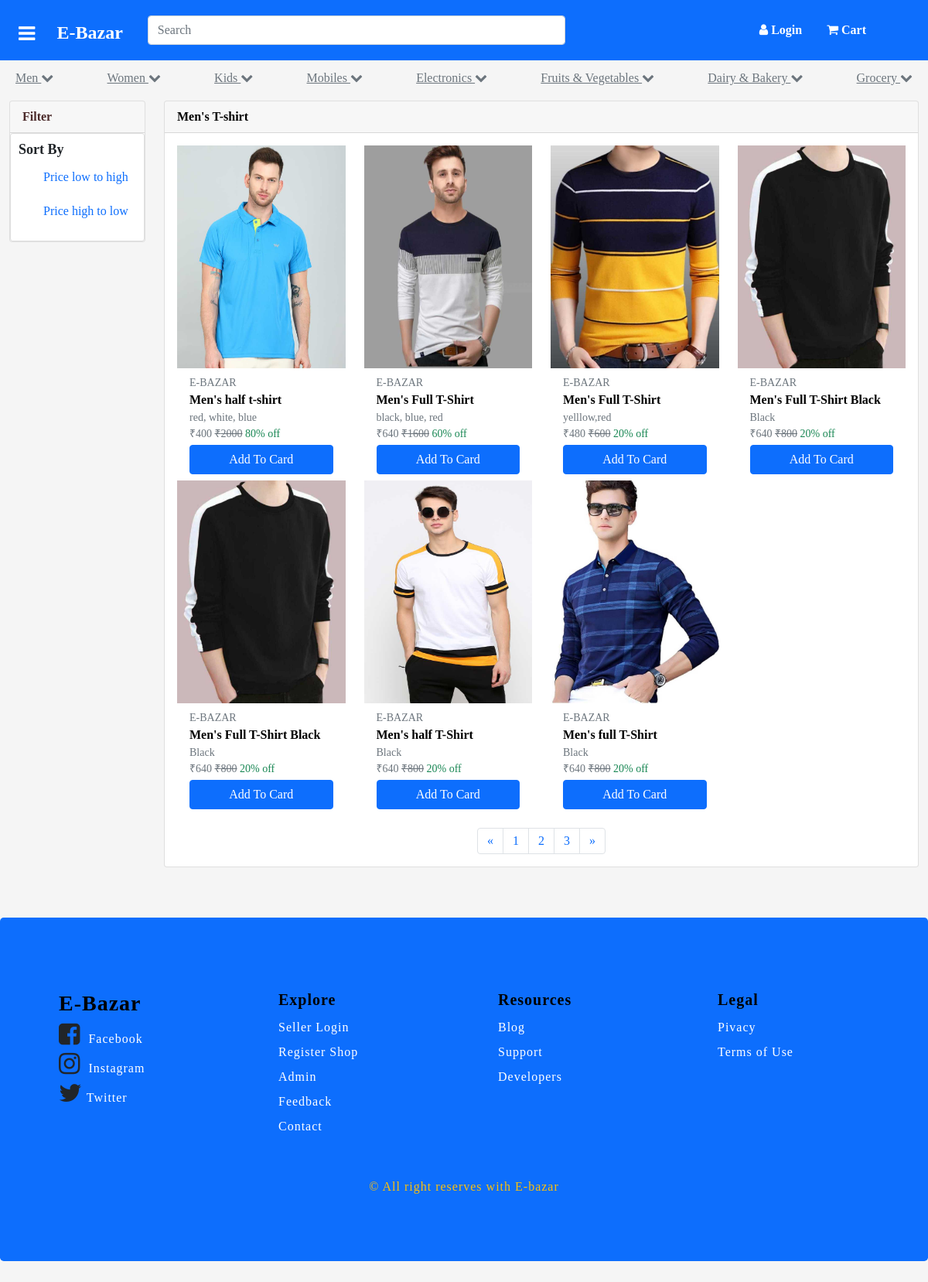
/templates/views/products_page.php?product_key=man, run on the app's committed database.
### tables this page shows
CREATE TABLE `products` (
  `product_id` int(250) NOT NULL,
  `product_cat` varchar(250) NOT NULL,
  `product_subcat` varchar(250) NOT NULL,
  `product_name` varchar(250) NOT NULL,
  `product_details` text NOT NULL,
  `product_images` varchar(250) NOT NULL,
  `product_color` varchar(250) NOT NULL,
  `product_size` varchar(250) NOT NULL,
  `product_price` int(250) NOT NULL,
  `product_discount` int(250) NOT NULL,
  `seller_id` int(250) NOT NULL
);

### templates/views/products_page.php (the view, shortened to what this page needs)
<?php include "../../src/db_con.php" ?>
<?php include "../includes/header.php" ?>
<?php $index="../../index.php"; $path="../../"; include "../includes/navbar.php" ?>
<?php  $index="../../index.php"; $path="../../"; include "../includes/productCategoryNav.php" ?>
 <div class="container-fluid product_page">
    <div class="row">
       <div class="col-lg-2 filter hide-on-small">
         <div class="card">
            <div class="card-header">Filter</div>
            <div class="card body">
              <h6 class="card-title">Sort By</h6>
              <ul>
                <a href="<?php $_SERVER['PHP_SELF'] ?>?product_key=<?php echo $_REQUEST['product_key']?> && sortKey=lh"><li>Price low to high</li></a>
                <a href="<?php $_SERVER['PHP_SELF'] ?>?product_key=<?php echo $_REQUEST['product_key']?> && sortKey=hl"><li>Price high to low</li></a>
              </ul>
            </div>
         </div>
        </div>
       <div class="col-12 col-lg-10 product_sec">
         <div class="card">
           <div class="card-header">Men's T-shirt</div>
           <div class="card-body">
             <div class="row">
             <?php
              $category=$_REQUEST['product_key'];
              if(isset($_REQUEST['sortKey'])){
                if($_REQUEST['sortKey']=='lh'){
                  $query="SELECT * FROM products WHERE product_cat='$category' ORDER BY product_price ASC";
                }
                else if($_REQUEST['sortKey']=='hl'){
                  $query="SELECT * FROM products WHERE product_cat='$category' ORDER BY product_price DESC";
                }
              }
              else{
                $query="SELECT * FROM products WHERE product_cat='$category' OR product_subcat='$category'";
              }
              $result=$con->prepare($query);
              $result->execute();
              while($row=$result->fetch(PDO::FETCH_ASSOC))
                {
                  $tempimg = $row['product_images'];
                  $img = explode(",",$tempimg);
             ?>
              <div class="col-6 col-md-4 col-lg-3">
               <div class="card">
                 <a class="text-center" href="product_detail.php?product_key=<?php echo $row['product_id']; ?>"><img src="../../public/images/products/<?php echo $img[0]; ?>" class="img-fluid"></a>
                 <div class="card-footer">
                   <figcaption class="figure-caption brand">E-BAZAR</figcaption>
                   <a href="product_detail.php?product_key=<?php echo $row['product_id']; ?>"><figcaption class="figure-caption title text-truncate"><?php echo $row['product_name']; ?></figcaption></a>
                   <figcaption class="figure-caption color text-truncate"><?php echo $row['product_color'] ?></figcaption>
                   <figcaption class="figure-caption rs">₹<?php $x=$row['product_price'];$y=$row['product_discount']; $money=($x-($x*$y)/100); echo $money; ?> <del>₹<?php echo $row['product_price']; ?></del> <span class="text-success"><?php echo $row['product_discount']; ?>% off</span></figcaption>
                   <a href="../../src/server/add_to_cart.php?product_key=<?php echo $row['product_id']; ?>"><button class="btn btn-primary w-100 mt-1">Add To Card</button></a>
                 </div>
               </div>
              </div>
            <?php
              }
            ?>
            </div>
           </div>
            <nav aria-label="Page navigation example">
               <ul class="pagination justify-content-center">
                 <li class="page-item">
                    <a class="page-link" href="#" aria-label="Previous">
                      <span aria-hidden="true">&laquo;</span>
                    </a>
                 </li>
                    <li class="page-item"><a class="page-link" href="#">1</a></li>
                    <li class="page-item"><a class="page-link" href="#">2</a></li>
                    <li class="page-item"><a class="page-link" href="#">3</a></li>
                 <li class="page-item">
                    <a class="page-link" href="#" aria-label="Next">
                      <span aria-hidden="true">&raquo;</span>
                    </a>
                 </li>
                </ul>
            </nav>
         </div>
       </div>
    </div>
 </div>
<?php include "../includes/footer.php" ?>

### templates/includes/header.php (shortened to what this page needs)
<!doctype html>
<html lang="en">
  <head>
    <link rel="stylesheet" href="https://cdn.jsdelivr.net/npm/bootstrap@4.6.0/dist/css/bootstrap.min.css">
    <link href="https://cdn.jsdelivr.net/npm/bootstrap@5.0.1/dist/css/bootstrap.min.css" rel="stylesheet">
    <link rel="stylesheet" href="https://stackpath.bootstrapcdn.com/font-awesome/4.7.0/css/font-awesome.min.css">
    <link rel="stylesheet" href="public/sass/style.css">
    <link rel="stylesheet" href="../../public/sass/style.css">
    <link rel="stylesheet" href="public/owlCarousel/owl.carousel.min.css">
    <link rel="stylesheet" href="../../public/owlCarousel/owl.carousel.min.css">
  </head>
  <body>

### templates/includes/navbar.php (shortened to what this page needs)
<div class="sticky-top">
<header class="navbar bg-primary w-100">
<?php if(!isset($_SESSION['seller_id'])){
?>
        <ul class="nav">
            <li class="nav-item">
                <button class="bg-primary" type="button" data-bs-toggle="offcanvas" data-bs-target="#offcanvasExample" aria-controls="offcanvasExample">
                    <span class="navbar-toggler-icon"><i class="fa fa-bars"></i></span>
                </button>
            </li>
            <li class="nav-item ">
                <a class="navbar-brand ml-lg-3 ml-lg-4" href="<?php echo $path ?>"><h4><strong>E-Bazar</strong></h4></a>
             </li>
         </ul>
<?php
}
?>
      <ul class="nav ml-auto order-sm-last mr-lg-5 rc">
        <?php
           if(isset($_SESSION['user_id'])){
              $user_id=$_SESSION['user_id'];
              $query="SELECT product_id FROM cart WHERE user_id='$user_id'";
              $result=$con->prepare($query);
              $result->execute();
              $cart_count=$result->rowCount();
             ?>
               <li class="nav-item dropleft">
                 <a class="nav-link dropdown-toggle" href="#" id="navbarDropdown" role="button" data-toggle="dropdown" aria-haspopup="true" aria-expanded="false"></a>
               <div class="dropdown-menu" aria-labelledby="navbarDropdown">
                 <a class="dropdown-item" href="#"><?php echo $_SESSION['user_name']; ?></a>
                 <div class="dropdown-divider"></div>
                 <a class="dropdown-item" href="<?php echo $path; ?>templates/views/user_profile.php">Your Profile</a>
                 <div class="dropdown-divider"></div>
                 <a class="dropdown-item" href="<?php echo $path; ?>templates/views/user_orders.php">My Orders</a>
                 <div class="dropdown-divider"></div>
                 <a class="dropdown-item" href="<?php echo $path; ?>src/server/user_logout.php">Logout</a>
               </div>
               </li>
        <?php
           }
           else{
             ?>
           <li class="nav-item">
               <a class="nav-link" href="<?php echo $path ?>userLogin.php"><i class="fa fa-user"></i> <span class="lc">Login</span></a>
           </li>
        <?php
           }
        ?>
        <?php if(!isset($_SESSION['seller_id'])){
        ?>
            <li class="nav-item">
               <a class="nav-link" href="<?php echo $path ?>templates/views/user_cart.php"><i class="fa fa-shopping-cart"></i> <span class="lc">Cart</a>
            </li>
        <?php } ?>
         </ul>
<?php if(!isset($_SESSION['seller_id'])){
?>
        <ul class="nav mr-auto ml-md-3">
            <li class="nav-item">
                <form name="form" class="form-inline my-2 my-lg-0">
                    <input class="form-control" name="search" value="" type="search" placeholder="Search" onkeyup="searchEvent()">
                </form>
            </li>
         </ul>
<?php
}
?>
    </header>
 </div>

### templates/includes/productCategoryNav.php
<section class="container-fluid">
 <div class="nav-scroller py-1 mb-2">
    <nav class="nav d-flex justify-content-between">
      <a class="p-2 text-muted" href="<?php echo $path ?>templates/views/products_page.php?product_key=man">Men <i class="fa fa-chevron-down"></i></a>
      <a class="p-2 text-muted" href="<?php echo $path ?>templates/views/products_page.php?product_key=women">Women <i class="fa fa-chevron-down"></i></a>
      <a class="p-2 text-muted" href="<?php echo $path ?>templates/views/products_page.php?product_key=kids">Kids <i class="fa fa-chevron-down"></i></a>
      <a class="p-2 text-muted" href="<?php echo $path ?>templates/views/products_page.php?product_key=mobile">Mobiles <i class="fa fa-chevron-down"></i></a>
      <a class="p-2 text-muted" href="<?php echo $path ?>templates/views/products_page.php?product_key=electronics">Electronics <i class="fa fa-chevron-down"></i></a>
      <a class="p-2 text-muted" href="<?php echo $path ?>templates/views/products_page.php?product_key=fruites">Fruits & Vegetables <i class="fa fa-chevron-down"></i></a>
      <a class="p-2 text-muted" href="<?php echo $path ?>templates/views/products_page.php?product_key=dairy">Dairy & Bakery <i class="fa fa-chevron-down"></i></a>
      <a class="p-2 text-muted" href="<?php echo $path ?>templates/views/products_page.php?product_key=grocery">Grocery <i class="fa fa-chevron-down"></i></a>
    </nav>
  </div>
  </section>

### templates/includes/footer.php (shortened to what this page needs)
<section class="footer">
   <div class="jumbotron bg-primary">
    <div class="container" id="foot">
     <div class="row">
       <div class="col-sm-12 col-md-12 col-lg-12 col-xs-12">
         <div class="row">
           <div class="col-sm-3 col-md-3 col-lg-3 col-xs-3">
             <ul>
              <li><h3><strong>E-Bazar</strong></h3></li>
              <li><i class="fa fa-facebook-square fa-2x" aria-hidden="true"></i><a href="https://www.facebook.com/E-Bazar-107795598167812" style="text-decoration:none;" target="_blank">&nbsp&nbspFacebook</a></li>
              <li><i class="fa fa-instagram fa-2x" aria-hidden="true"></i><a href="https://www.instagram.com/ebazarbuy/" style="text-decoration:none;" target="_blank">&nbsp Instagram</a></li>
              <li><i class="fa fa-twitter fa-2x" aria-hidden="true"></i><a href="https://www.twitter.com/EbazarBazar" style="text-decoration:none;" target="_blank">&nbspTwitter</a></li>
             </ul>
           </div>
           <div class="col-sm-3 col-md-3 col-lg-3 col-xs-3">
             <ul>
              <li><h5><strong>Explore</strong></h5></li>
              <li><a href="<?php echo $path ?>sellerLogin.php" style="text-decoration:none;">Seller Login</a></li>
              <li><a href="<?php echo $path ?>sellerSignup.php" style="text-decoration:none;">Register Shop</a></li>
              <li><a href="<?php echo $path ?>templates/admin/admin.php" style="text-decoration:none;">Admin  </a></li>
              <li><a href="<?php echo $path ?>templates/views/feedback.php" style="text-decoration:none;">Feedback</a></li>
              <li><a href="<?php echo $path ?>templates/views/support.php" style="text-decoration:none;">Contact</a></li>
             </ul>
           </div>
           <div class="col-sm-3 col-md-3 col-lg-3 col-xs-3">
             <ul>
              <li><h5><strong>Resources</strong></h5></li>
              <li><a href="https://www.pdgob.com/" style="text-decoration:none;" target="_blank">Blog</a></li>
              <li><a href="<?php echo $path ?>templates/views/support.php" style="text-decoration:none;">Support</a></li>
              <li><a href="#" style="text-decoration:none;">Developers</a></li>
             </ul>
           </div>
           <div class="col-sm-3 col-md-3 col-lg-3 col-xs-3">
             <ul>
              <li><h5><strong>Legal</strong></h5></li>
              <li><a href="<?php echo $path ?>templates/views/privacy_policy.php" style="text-decoration:none;" target="_blank">Pivacy</a></li>
              <li><a href="<?php echo $path ?>templates/views/terms_use.php" style="text-decoration:none;" target="_blank">Terms of Use</a></li>
             </ul>
           </div>
         </div>
       </div>
     </div>
   </div>
      <div class="text-center text-warning copyright" id="foot">
     	<p>&copy All right reserves with E-bazar</p>
     </div>
</section>
</body>
</html>

### public/sass/style.css (style rules this page uses)
* { margin: 0; padding: 0; font-family: "Times New Roman", Times, serif; }
body { background: whitesmoke; }
header { padding: 15px; }
header button { color: #ffffff !important; margin-top: 14px !important; border: none !important; outline: none !important; font-size: 25px; }
header .navbar-brand { color: #ffffff; font-weight: bold; margin-top: 15px !important; margin-left: 20px !important; }
header input { width: 45vw !important; }
header .nav-link { color: #ffffff; font-weight: bold; }
.nav-scroller { position: relative; z-index: 2; height: 2.75rem; overflow-y: hidden; }
.nav-scroller .nav { display: -ms-flexbox; display: -webkit-box; display: flex; -ms-flex-wrap: nowrap; flex-wrap: nowrap; padding-bottom: 1rem; margin-top: -1px; overflow-x: auto; text-align: center; white-space: nowrap; -webkit-overflow-scrolling: touch; }
.card-header { color: #4b2a2a; font-weight: bold; font-size: 1rem; font-family: "Times New Roman", Times, serif; }
.product_page .filter .card .card-title { padding: 10px; font-size: 18px; font-weight: bold; }
.product_page .filter ul { margin-top: -15px; }
.product_page .filter ul li { list-style-type: none; padding: 10px; }
.product_page .filter a { text-decoration: none; }
.product_page .product_sec .card-header { font-size: 1rem; font-weight: bold; color: #000000; }
.product_page .product_sec .card-body .card { border: none; }
.product_page .product_sec .card-body .card img { width: 15rem; height: 18rem; }
.product_page .product_sec .card-body .card .card-footer { border: none; background: none; }
.product_page .product_sec .card-body .card .card-footer .title { color: #000000; font-weight: bold; font-size: 1rem; }
.product_page .product_sec .card-body .card .card-footer a { text-decoration: none; }
.footer { margin-top: 65px; }
#foot { line-height: 2; margin-top: 30px; font-family: "oswald", san-serif; letter-spacing: 1px; font-weight: 500; }
#foot .row ul { list-style-type: none; }
#foot .row ul li h3, h5 { color: #000; }
#foot .row ul li a { color: white; text-decoration:none; }
li a { text-decoration:none; }

### data on the page
products: shows a picture, product_name "Men's half t-shirt", product_color "red, white, blue", money "400", product_price "2000", product_discount "80"
products: shows a picture, product_name "Men's Full T-Shirt", product_color "black, blue, red", money "640", product_price "1600", product_discount "60"
products: shows a picture, product_name "Men's Full T-Shirt", product_color "yelllow,red", money "480", product_price "600", product_discount "20"
products: product_name "Men's Full T-Shirt Black", product_color "Black", money "640", product_price "800", product_discount "20"
products: product_name "Men's Full T-Shirt Black", product_color "Black", money "640", product_price "800", product_discount "20"
products: shows a picture, product_name "Men's half T-Shirt", product_color "Black", money "640", product_price "800", product_discount "20"
products: shows a picture, product_name "Men's full T-Shirt", product_color "Black", money "640", product_price "800", product_discount "20"
